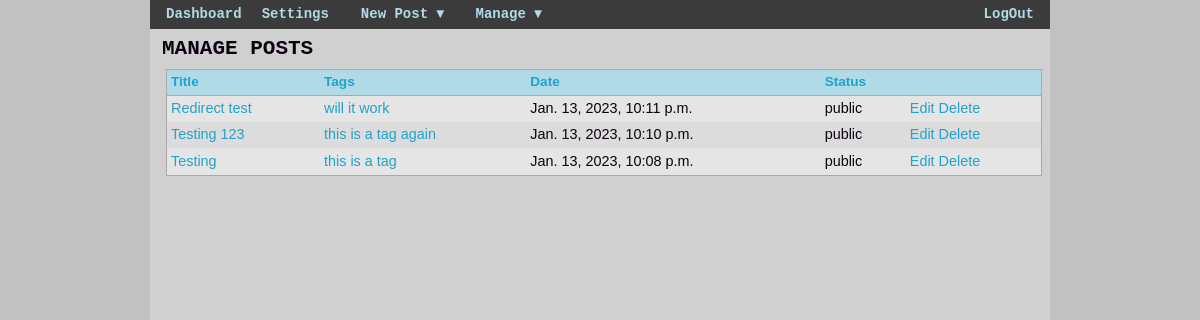
The page /panel/manage/blog (signed in) on the database its author committed.
### portfolio/models.py (models this page shows)
class Post(models.Model):
    title = models.CharField(max_length=255)
    hasTags = models.BooleanField(blank=True)
    postBody = models.TextField()
    datePosted = models.DateTimeField(auto_now_add=True)
    status = models.CharField(
        choices=[("public", "public"), ("draft", "draft"),
                 ("private", "private")],
        max_length=15)
    class Meta:
        abstract = True

class BlogPost(Post):
    def __str__(self):
        return self.title

class Tag(models.Model):
    tag = models.CharField(max_length=100)
    slug = models.CharField(max_length=100)
    class Meta:
        abstract = True

class BlogTag(Tag):
    onPost = models.ForeignKey(BlogPost, on_delete=models.PROTECT)

### portfolio/views.py (the view)
# urls.py: path("panel/manage/<str:postType>", views.managePosts, name="manage"),
@login_required
def managePosts(request, postType):
    posts = getPosts(postType, 0, "all")
    return render(request, "portfolio/panelManage.html", {
        "type": postType,
        "posts": posts
    })

### portfolio/templates/portfolio/panelManage.html (shortened to what this page needs)
{% extends "portfolio/panelLayout.html" %}
{% block body %}
<h2>Manage Posts</h2>
<table id="manageposts">
    <tr>
        <th>Title</th>
        <th>Tags</th>
        <th>Date</th>
        <th>Status</th>
        <th></th>
    </tr>
    {% for item in posts %}
    <tr>
        <td><a href="{% if type == 'blog' %}{% url 'blog' item.id %}{% elif type == 'gallery' %}{% url 'gallerypost' item.id %}{% endif %}" alt="{{item.title}}">{{item.title}}</a></td>
        <td class="tags">
            {% for tag in item.tags %}
            <a href="" alt="">{{tag.tag}}</a>
            {% endfor %}
        </td>
        <td>
            {{item.date}}</td>
        <td>{{item.status}}</td>
        <td><a href="" alt="">Edit</a> <a href="" alt="">Delete</a></td>
    </tr>
    {% endfor %}
</table>
{% endblock %}

### portfolio/static/portfolio/panelstyle.css (style rules this page uses)
:root { --accentfont: 'Courier New', monospace; --mainfont: 'Trebuchet MS', sans-serif; --black: #0C000F; --purple1: #5C0871; --purple2: #9F28BD; --purple3: #D096DF; --pink1: #FF0096; --pink1a: rgb(255, 0, 150, .35); --pink2: #FF9ED7; --blue1: #003E8A; --blue2: #C5DFF4; --dkteal1: #1FA2CC; --dkteal2: #B1DAE7; --aqua1: #00f3ff; --aqua1a: rgb(0, 242, 255, 0.35); --aqua2: #D9FEFF; --gray1: #3b3b3b; --gray2: #656565; --gray3: #A9A9A9; --gray4: #c1c1c1; --gray5: #d0d0d0; --white: #ffffff; --corners: 7px; --borders1black: 1px solid var(--black); --borders1purple: 1px solid var(--purple1); --divider: 1px dashed var(--purple1); }
*, *::before, *::after { box-sizing: border-box; padding: 0; margin: 0 }
body { color: var(--black); background-color: var(--gray4); background-size: 250px; font-family: var(--mainfont); font-size: 14px; line-height: 1.5; overflow-x: hidden; }
h1, h2, h3, h4, h5, h6 { font-family: var(--accentfont); margin: .25rem 0; text-transform: uppercase; }
a, a:visited { color: var(--dkteal1); text-decoration: none; }
table { width: 100%; border-collapse: collapse; margin: .25rem; border: 1px solid var(--gray3); background-color: hsla(0, 0%, 100%, 0.25) }
tr > td { font-size: .9rem; }
tr > th { background-color: var(--dkteal2); color: var(--dkteal1); font-size: .85rem; text-align: left; border-bottom: 1px solid var(--gray3); }
td, th { padding: .15rem .25rem; }
tr:nth-child(even) { background-color: hsla(0, 0%, 100%, 0.25); }
#manageposts td { vertical-align: top; }

### rows shown on the page
BlogPost: title "Redirect test", date "Jan. 13, 2023, 10:11 p.m.", status "public"
BlogTag: tag "will it work"
BlogPost: title "Testing 123", date "Jan. 13, 2023, 10:10 p.m.", status "public"
BlogTag: tag "this is a tag again"
BlogPost: title "Testing", date "Jan. 13, 2023, 10:08 p.m.", status "public"
BlogTag: tag "this is a tag"
